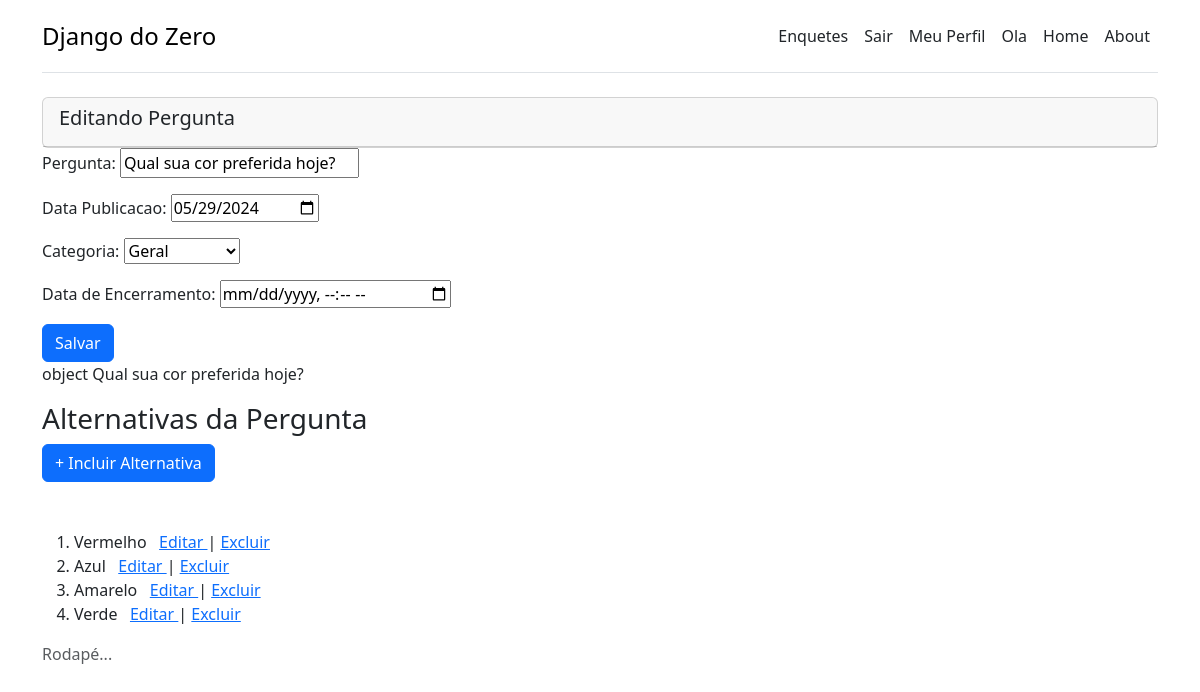
The page /polls/update/1 (signed in) on the database its author committed.
### polls/models.py (models this page shows, shortened)
class Question(models.Model):
    question_text = models.CharField("Pergunta", max_length=200)
    pub_date = models.DateTimeField("Data Publicacao",)
    author = models.ForeignKey(
        User,
        editable=False,
        null=True,
        on_delete=models.DO_NOTHING,
    )
    categoria = models.CharField(
        'Categoria',
        max_length=15,
        choices =[
            ('geral', 'Geral'),
            ('preferencias', 'Preferencias'),
            ('politica', 'Politica'),
        ],
        default=None,
        null=True,
    )
    end_date = models.DateTimeField('Data de Encerramento', blank=True, null=True)
    class Meta:
        verbose_name = 'Perguntax'
        verbose_name_plural = 'Perguntasx'
    def __str__(self):
        return self.question_text

class Choice(models.Model):
    question = models.ForeignKey(Question, on_delete=models.CASCADE)
    choice_text = models.CharField(max_length=200, )
    votes = models.IntegerField(default=0)

### polls/views.py (the view, shortened to what this page needs)
# urls.py: path('polls/update/<int:pk>', QuestionUpdateView.as_view(), name="question_update_view"),
@class_view_decorator(check_editor_access)
class QuestionUpdateView(LoginRequiredMixin,UpdateView):
    model = Question
    template_name = "polls/question_form.html"
    form_class = QuestionForm
    success_url = reverse_lazy('index')
    success_message = 'Pergunta Atualizada com Sucesso'
    def get_context_data(self, **kwargs) :
        context =  super(QuestionUpdateView, self).get_context_data(**kwargs)
        context['form_title'] = 'Editando Pergunta'
        return context

### polls/forms.py
class QuestionForm(forms.ModelForm):
    class Meta:
        model = Question
        fields = ('question_text', 'pub_date', 'categoria', 'end_date')
        widgets= {
            'pub_date': forms.DateInput(
                format='%Y-%m-%d',
                attrs={'type':'date'}
            ),
            'end_date': forms.DateTimeInput(
                format='%Y-%m-%d %H:%M;%S',
                attrs={'type':'datetime-local'}
            ),
        }

### templates/polls/question_form.html (shortened to what this page needs)
{% extends "_layout_main.html" %}
{% block content %}
    <div class="card">
        <div class="card-header">
            <h5 class="card-title"> {{form_title}}</h5>
        </div>
    </div>
    <div class="card-body">
        <form method="post">
            {{form.as_p}}
            <button type="submit" class="btn btn-primary"> Salvar</button>
            <p> object {{object}} </p>
        </form>
        {% if object %}
            <h3>Alternativas da Pergunta</h3>
            <a href="{% url 'choice_add' pk=object.id %}" class="btn btn-primary mb-5"> + Incluir Alternativa </a>
            <ol>
                {% for choice in object.choice_set.all %}
                    <li>
                        {{choice.choice_text}} &nbsp;
                        <a href="{% url 'choice_edit' pk=choice.id %}" class="link-secundary"> Editar </a> |
                        <a href="{% url 'choice_delete' pk=choice.id %}" class="link-secundary"> Excluir </a>
                    </li>
                {% empty%}
                    <li> Não Existem Alternativas para a Pergunta</li>
                {% endfor %}
            </ol>
        {% endif %}
    </div>
{% endblock %}

### rows shown on the page
Question: question_text "Qual sua cor preferida hoje?", pub_date "05/29/2024", categoria "Geral"
Choice: choice_text "Vermelho"
Choice: choice_text "Azul"
Choice: choice_text "Amarelo"
Choice: choice_text "Verde"
